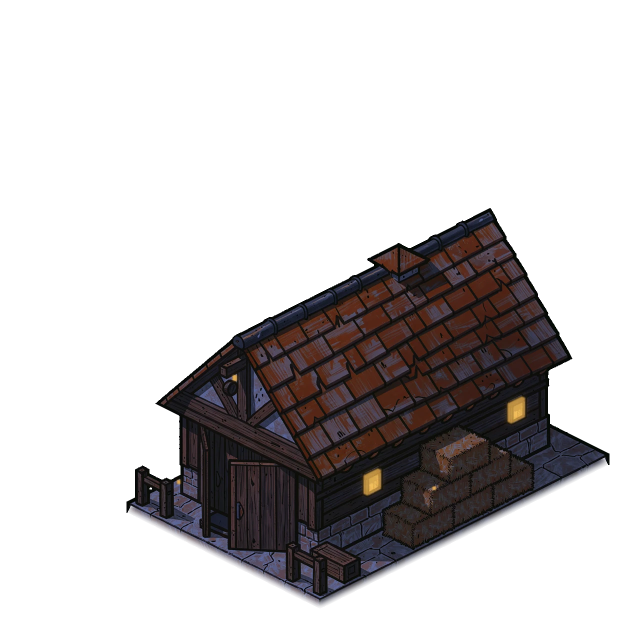
#> input picture assets/images/village/iso/barn/solid.nuit.webp, 1280 x 1280 px (shown at 1/2 size)
$ python -i planches.py   (imports and definitions only)
#> lines starting #> are read from the running program, lines starting #| are printed output that depends on the picture
"""Étape 0, boucle 2 : détourage décontaminé, mesures contre la bible, 3 planches au zoom 0,6.
Lancer depuis la racine du dépôt : python3 -I docs/designs/village-surroundings/stage-0/loop-2/planches.py <tree.png> <nom> [trait_S]
[trait_S] : porte le contour extérieur à ce nombre de px à S par dilatation en #0F1518 (recette de style-refs/README.md).

Échelle en jeu : une case fait 384 px à S, 128 dp au zoom 1 (constants/isoSpec.json `S`, `cellDp`),
donc au zoom 0,6 sur un téléphone de densité 2,625 : 128 x 0,6 x 2,625 / 384 = 0,525 px d'écran par px de S.
Étalonnage de nuit, valeurs commitées à 891f6da2 (AmbianceCarte.tsx + constants/rawColors.ts) :
`isoNuitSol` rgba(46, 53, 82, 0.35) posé en aplat sur tout (sol, sprites, arbre). Le voile de bord
`isoNuitVoile` rgba(15, 42, 107, 0.42) ne touche que les 30 % extérieurs de la carte, et les flaques
`isoFlaque*` seulement autour des maisons allumées : les deux sont laissés de côté (planche au centre du village)."""
import json, pathlib, statistics, sys
from PIL import Image, ImageDraw, ImageFilter

ROOT = pathlib.Path(".")
A = ROOT / "assets/images/village/iso"
ANCHOR = ROOT / "docs/designs/village-loop/evidence/style-refs/ancre_heroes_hall_grand_jour.webp"
OUT = pathlib.Path(__file__).parent
PALETTE = ["#0F1518", "#2E3552", "#554232", "#6E5941", "#C8965E", "#DEC28B", "#4C7A3E", "#435A36"]
ECRAN = 128 * 0.6 * 2.625 / 384
POSE_S = 410  # largeur posée de l'arbre à S : une case et un peu de couronne
SOL = (0x6A, 0x74, 0x42)  # isoPreSec, le pré au soleil
NUIT, NUIT_A = (46, 53, 82), 0.35
INK = 45
lum = lambda p: 0.299 * p[0] + 0.587 * p[1] + 0.114 * p[2]
d2 = lambda a, b: sum((x - y) ** 2 for x, y in zip(a[:3], b[:3]))
rgb = lambda h: tuple(int(h[i:i + 2], 16) for i in (1, 3, 5))
magenta = lambda p: p[0] > p[1] + 40 and p[2] > p[1] + 40


# [83 lines left out: functions detoure, trait, mesures, not called in this run]


def sprite(p):
    im = Image.open(p).convert("RGBA")
#> im is the input picture: PIL image 1280x1280 RGBA; mean R, G, B, A 19.3, 15.3, 19.8, 66.1
    if p == ANCHOR:
        im, _ = detoure(im)
        return im
    return im.crop(im.getbbox())
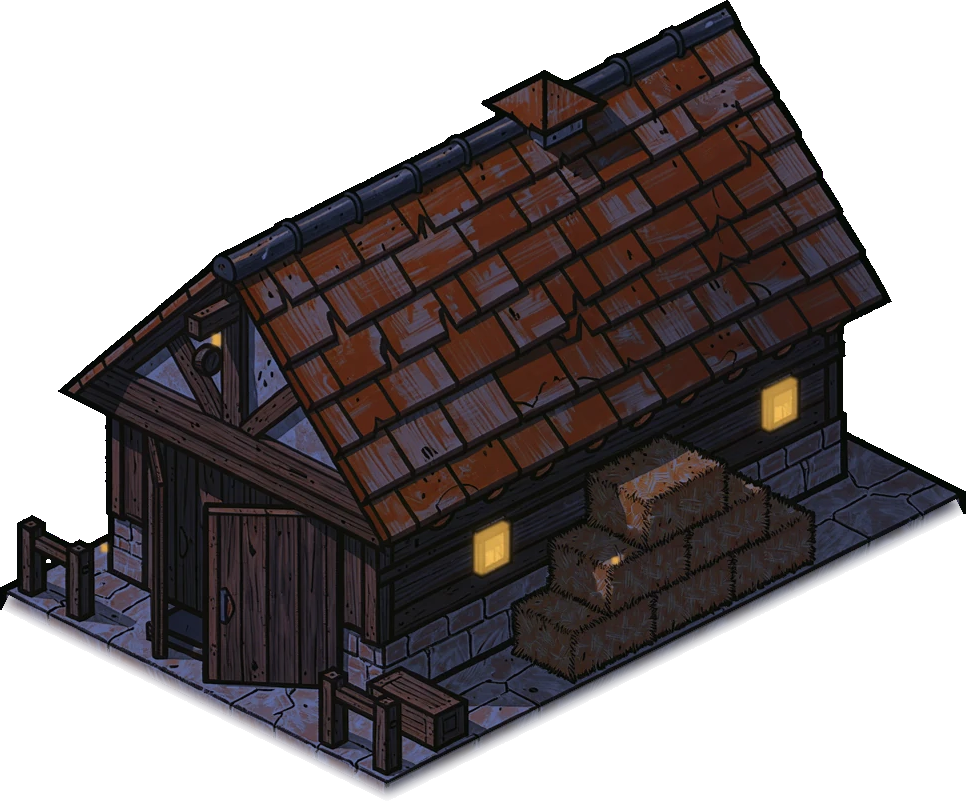
#> returned value: PIL image 966x801 RGBA; mean R, G, B, A 35.4, 27.7, 32.9, 139.9; transparent parts drawn white


# [14 lines left out: function planche, not called in this run]


# [26 lines not run here, left out]

>>> result = sprite('../../../../../assets/images/village/iso/barn/solid.nuit.webp')
